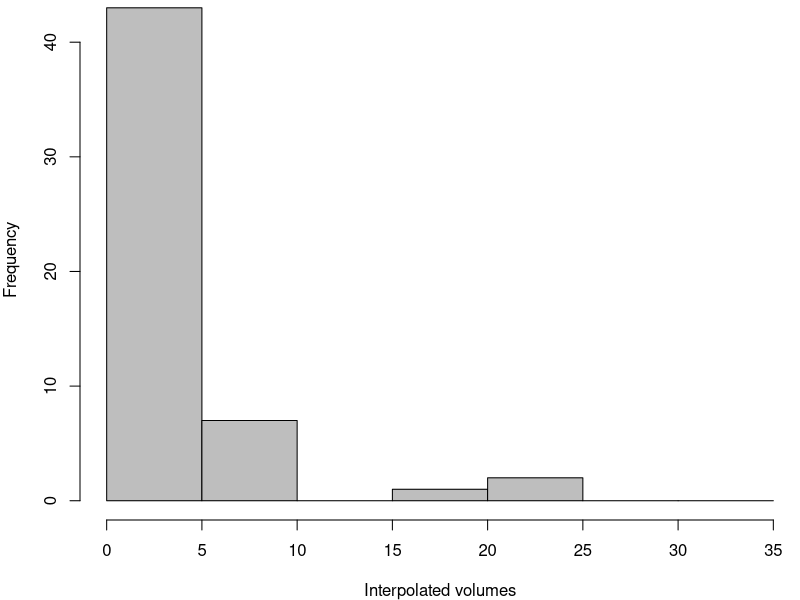
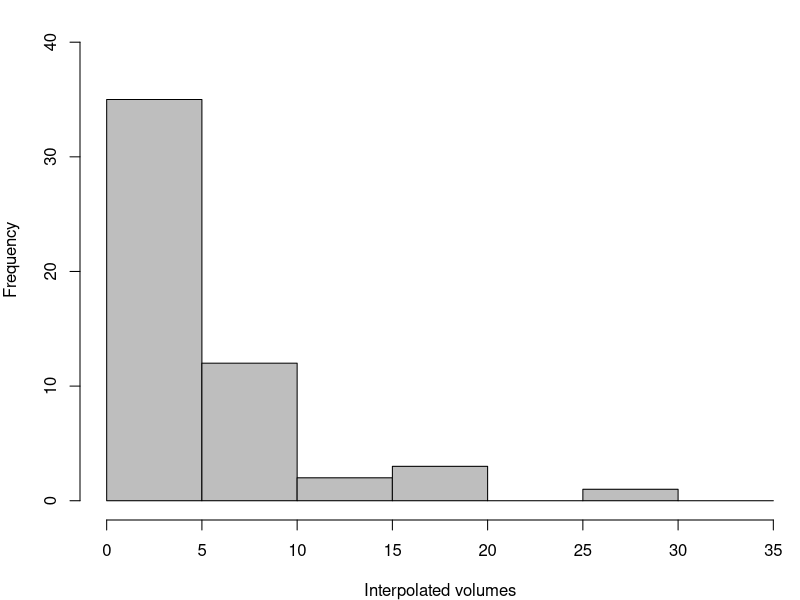
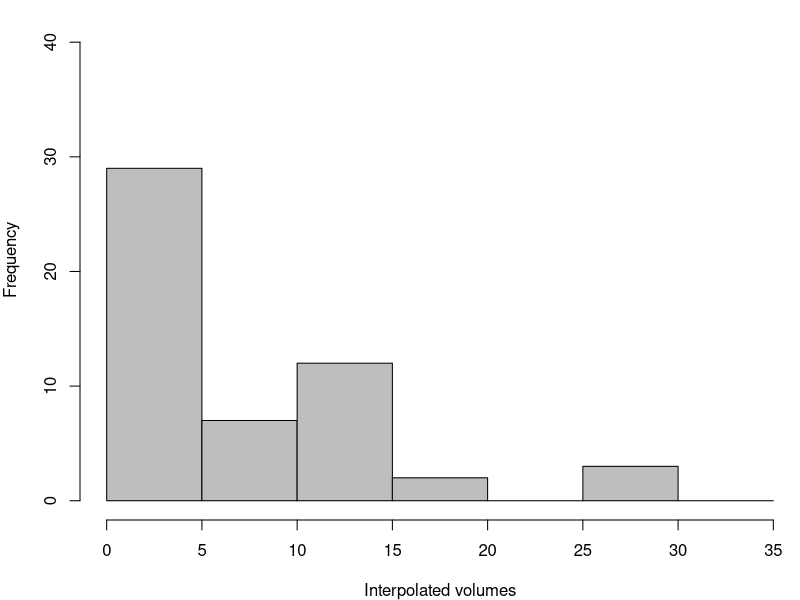
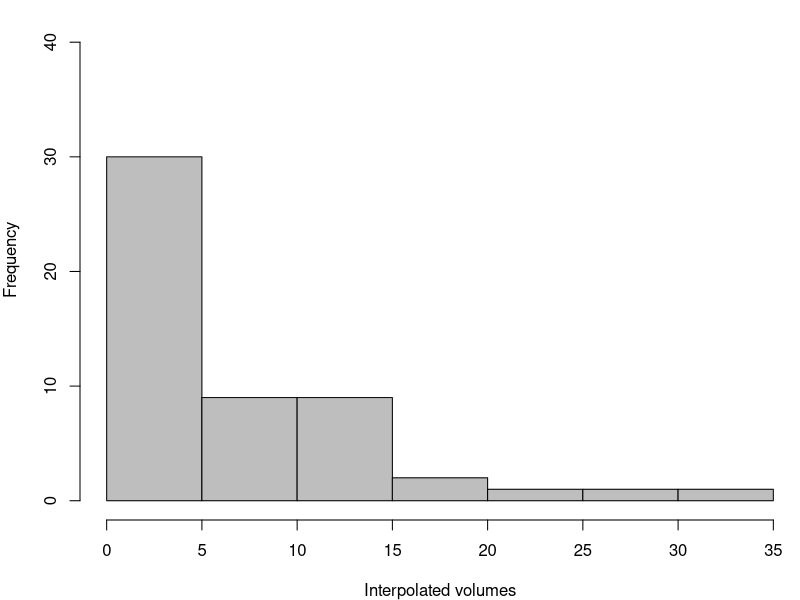
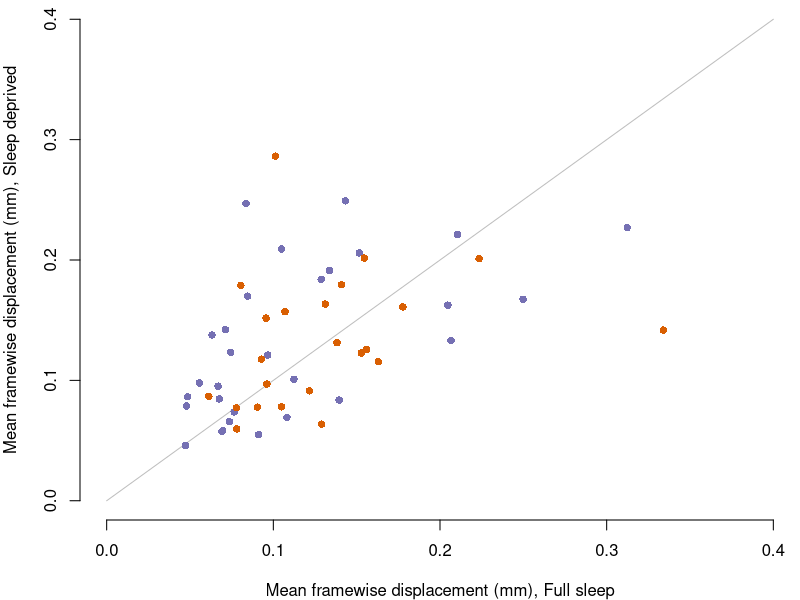
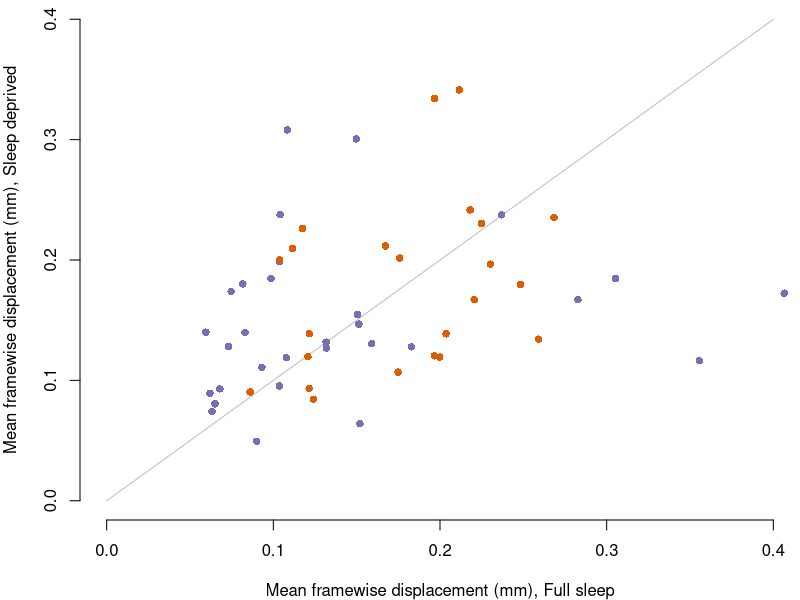

Source code (R) for these figures, in order:
# Script to analyse and plot realignment parameters for data descriptor paper
# By Gustav Nilsonne 2016-03-28
# Only participants meeting criteria of fewer than 40 volumes with FD > 0.5 are included here

# Require packages
require(RColorBrewer)

# Read data
FDdata <- read.csv2("FD_160328_pseudonymized.csv")
FDmeans <- aggregate(cbind(FD_S1, FD_S2, FD_S3, FD_S4) ~ id, data = FDdata, mean)
demdata <- read.csv2("demdata_160225_pseudonymized.csv")

# Determine number of interpolated volumes, analyse and plot
FDdata$S1ex <- FDdata$FD_S1 > 0.5
FDdata$S2ex <- FDdata$FD_S2 > 0.5
FDdata$S3ex <- FDdata$FD_S3 > 0.5
FDdata$S4ex <- FDdata$FD_S4 > 0.5

FDex <- aggregate(cbind(S1ex, S2ex, S3ex, S4ex) ~ id, data = FDdata, sum)
FDex <- merge(FDex, demdata, by = "id")

FDex$S1_PSD[FDex$Sl_cond == 1] <- FDex$S1ex[FDex$Sl_cond == 1]
FDex$S1_PSD[FDex$Sl_cond == 2] <- FDex$S2ex[FDex$Sl_cond == 2]
FDex$S1_Full[FDex$Sl_cond == 2] <- FDex$S1ex[FDex$Sl_cond == 2]
FDex$S1_Full[FDex$Sl_cond == 1] <- FDex$S2ex[FDex$Sl_cond == 1]
FDex$S3_PSD[FDex$Sl_cond == 1] <- FDex$S3ex[FDex$Sl_cond == 1]
FDex$S3_PSD[FDex$Sl_cond == 2] <- FDex$S4ex[FDex$Sl_cond == 2]
FDex$S3_Full[FDex$Sl_cond == 2] <- FDex$S3ex[FDex$Sl_cond == 2]
FDex$S3_Full[FDex$Sl_cond == 1] <- FDex$S4ex[FDex$Sl_cond == 1]

pdf("fig2a.pdf", height = 5, width = 5) 
par(mar = c(4, 4, 0, 0))
hist(FDex$S1_Full, breaks = c(0, 5, 10, 15, 20, 25, 30, 35), ylim = c(0, 42), main = "", xlab = "Interpolated volumes", col = "gray")
dev.off()
pdf("fig2b.pdf", height = 5, width = 5) 
par(mar = c(4, 4, 0, 0))
hist(FDex$S1_PSD, breaks = c(0, 5, 10, 15, 20, 25, 30, 35), ylim = c(0, 42), main = "", xlab = "Interpolated volumes", col = "gray")
dev.off()
pdf("fig2c.pdf", height = 5, width = 5) 
par(mar = c(4, 4, 0, 0))
hist(FDex$S3_Full, breaks = c(0, 5, 10, 15, 20, 25, 30, 35), ylim = c(0, 42), main = "", xlab = "Interpolated volumes", col = "gray")
dev.off()
pdf("fig2d.pdf", height = 5, width = 5) 
par(mar = c(4, 4, 0, 0))
hist(FDex$S3_PSD, breaks = c(0, 5, 10, 15, 20, 25, 30, 35), ylim = c(0, 42), main = "", xlab = "Interpolated volumes", col = "gray")
dev.off()

t.test(FDex$S1_Full, FDex$S1_PSD, paired = T)
t.test(FDex$S3_Full, FDex$S3_PSD, paired = T)
t.test(FDex$S1_Full, FDex$S3_Full, paired = T)
t.test(FDex$S1_PSD, FDex$S3_PSD, paired = T)


# Determine mean displacement and plot
FDmeans <- merge(FDmeans, demdata, by = "id")

FDmeans$S1_PSD[FDmeans$Sl_cond == 1] <- FDmeans$FD_S1[FDmeans$Sl_cond == 1]
FDmeans$S1_PSD[FDmeans$Sl_cond == 2] <- FDmeans$FD_S2[FDmeans$Sl_cond == 2]
FDmeans$S1_Full[FDmeans$Sl_cond == 2] <- FDmeans$FD_S1[FDmeans$Sl_cond == 2]
FDmeans$S1_Full[FDmeans$Sl_cond == 1] <- FDmeans$FD_S2[FDmeans$Sl_cond == 1]

FDmeans$S3_PSD[FDmeans$Sl_cond == 1] <- FDmeans$FD_S3[FDmeans$Sl_cond == 1]
FDmeans$S3_PSD[FDmeans$Sl_cond == 2] <- FDmeans$FD_S4[FDmeans$Sl_cond == 2]
FDmeans$S3_Full[FDmeans$Sl_cond == 2] <- FDmeans$FD_S3[FDmeans$Sl_cond == 2]
FDmeans$S3_Full[FDmeans$Sl_cond == 1] <- FDmeans$FD_S4[FDmeans$Sl_cond == 1]

cols <- brewer.pal(n = 3, name = "Dark2")

pdf("fig2e.pdf", height = 5, width = 5) 
par(mar = c(4, 4, 0, 0))
plot(S1_PSD ~ S1_Full, data = FDmeans, frame.plot = F, xlim = c(0, 0.4), ylim = c(0, 0.4), xlab = "Mean framewise displacement (mm), Full sleep", ylab = "Mean framewise displacement (mm), Sleep deprived", type = "n")
lines(x = c(0, 0.4), y = c(0, 0.4), col = "gray")
points(S1_PSD ~ S1_Full, data = FDmeans[FDmeans$AgeGroup == "Young", ], col = cols[3], pch = 16)
points(S1_PSD ~ S1_Full, data = FDmeans[FDmeans$AgeGroup == "Old", ], col = cols[2], pch = 16)
dev.off()

pdf("fig2f.pdf", height = 5, width = 5) 
par(mar = c(4, 4, 0, 0))
plot(S3_PSD ~ S3_Full, data = FDmeans, frame.plot = F, xlim = c(0, 0.4), ylim = c(0, 0.4), xlab = "Mean framewise displacement (mm), Full sleep", ylab = "Mean framewise displacement (mm), Sleep deprived", type = "n")
lines(x = c(0, 0.4), y = c(0, 0.4), col = "gray")
points(S3_PSD ~ S3_Full, data = FDmeans[FDmeans$AgeGroup == "Young", ], col = cols[3], pch = 16)
points(S3_PSD ~ S3_Full, data = FDmeans[FDmeans$AgeGroup == "Old", ], col = cols[2], pch = 16)
dev.off()

